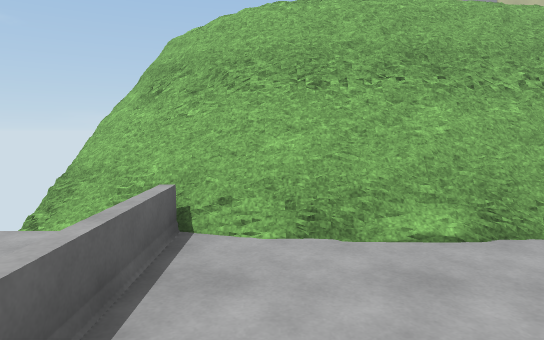
view 1 (above)

18 first-person views from a walk through a Unity game level. The camera is 1.4 m above the floor, tilts 6° down and sees 75° across. The floor is counted in squares, 1 m on a side. Each view is taken from the middle of a square. On the plan, view 1 faces up. The plan holds only what a view shows up to about 15 squares ahead; the rest is blank. The place goes on beyond the plan. Some animated figures are not drawn. Some surface patterns are stand-ins.

view 2
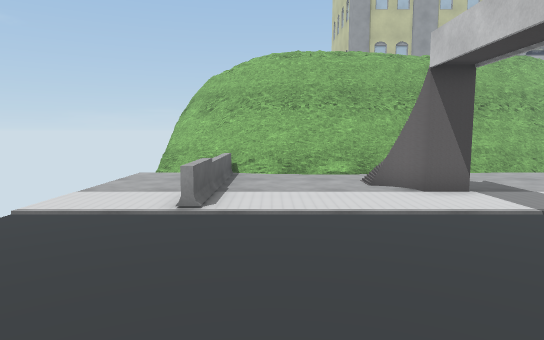

view 3
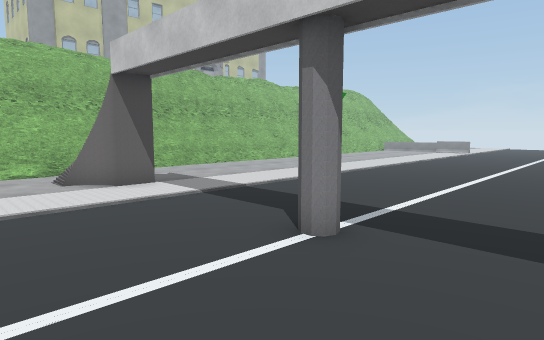

view 4
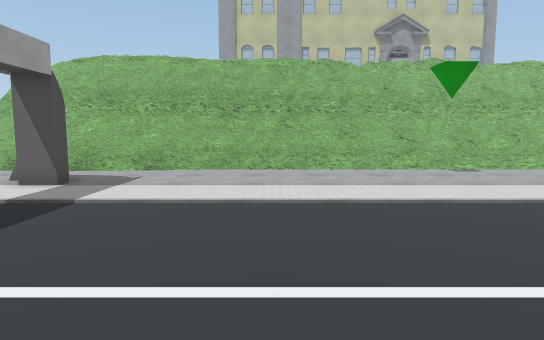

view 5
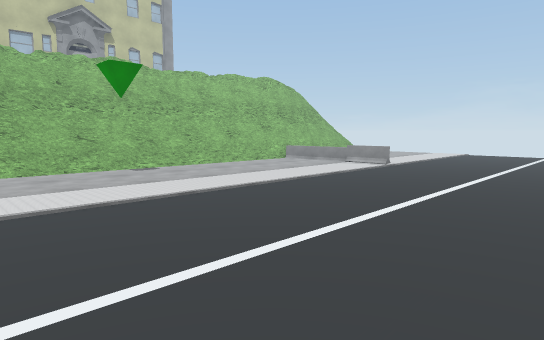

view 6
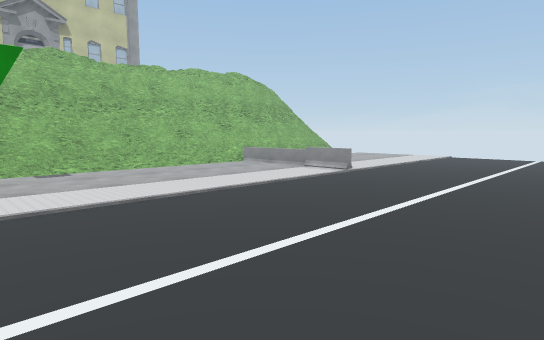

view 7
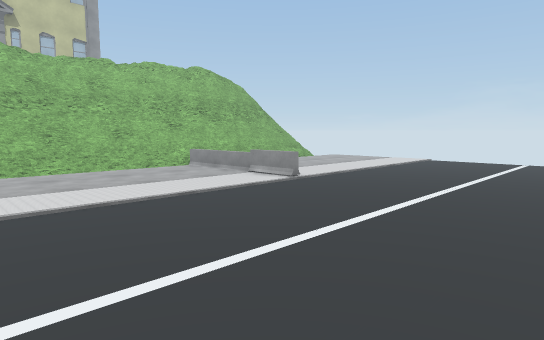

view 8
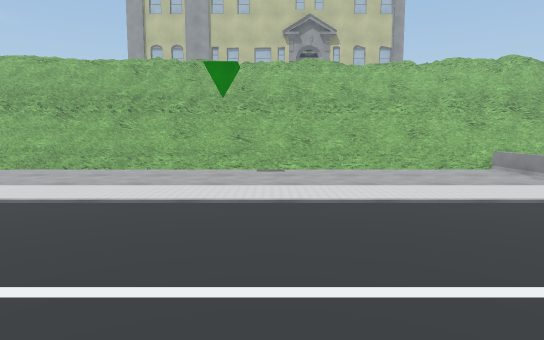

view 9
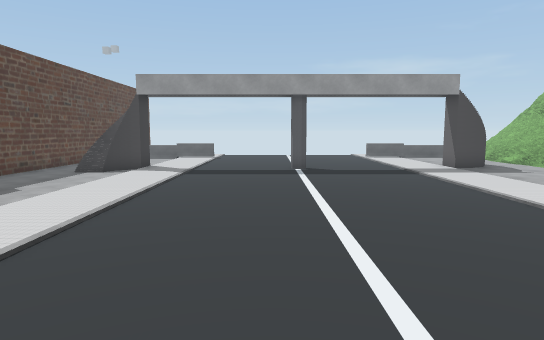

view 10
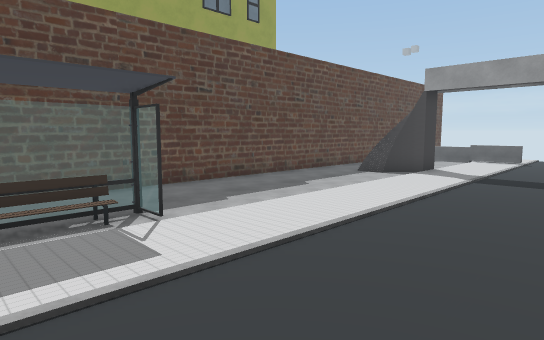

view 11
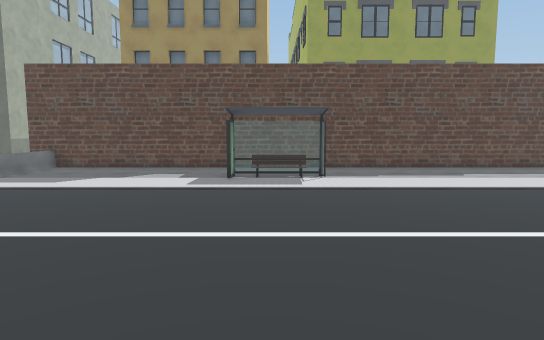

view 12
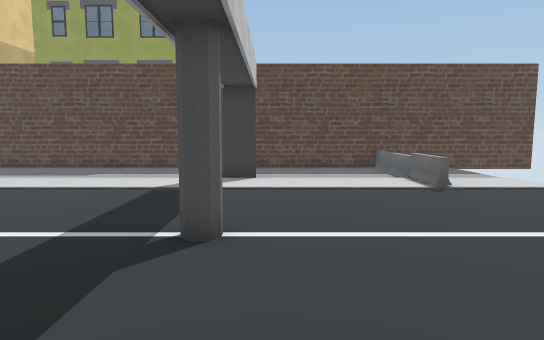

view 13
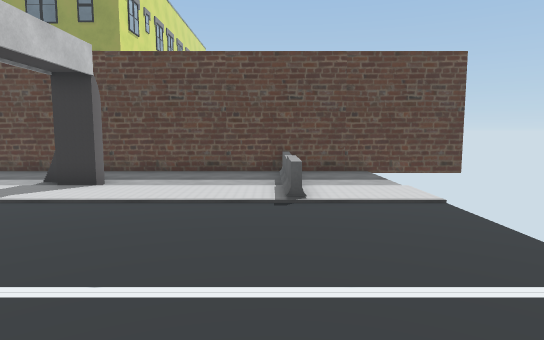

view 14
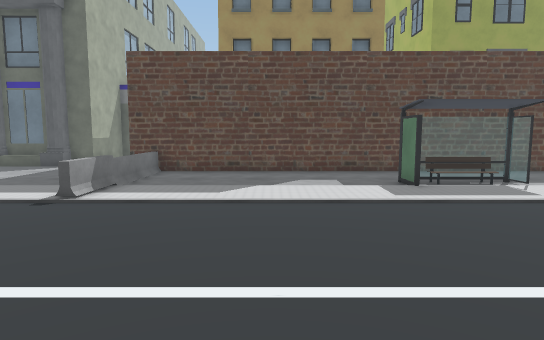

view 15
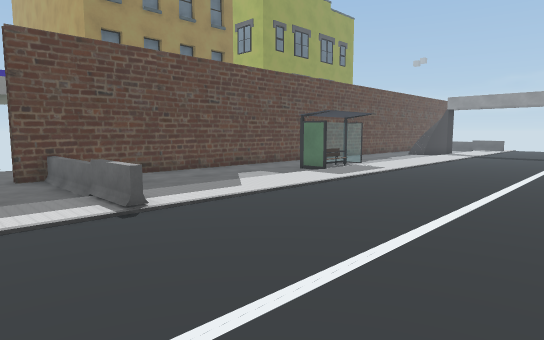

view 16
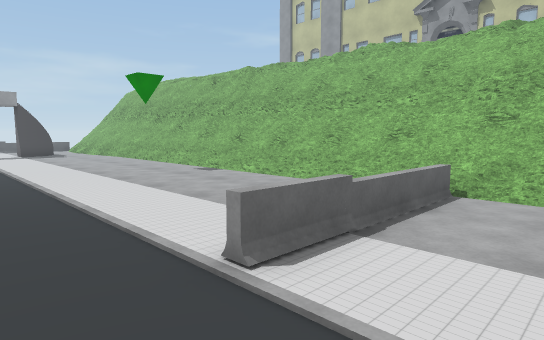

view 17
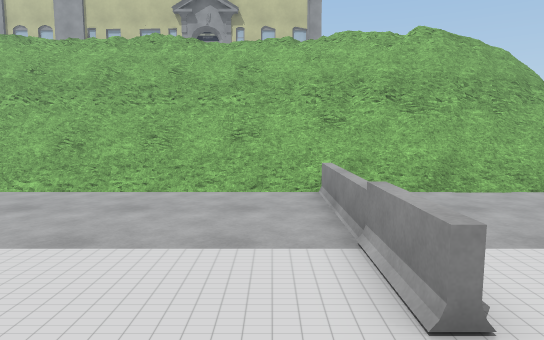

view 18
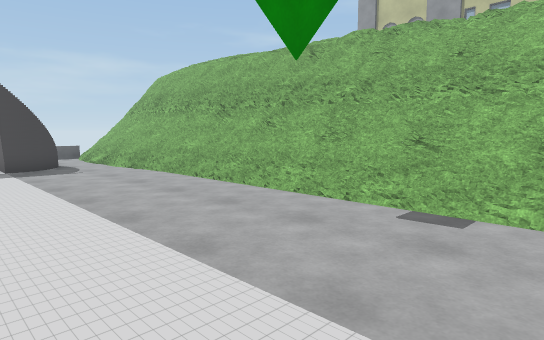

### Floor plan
Key: @ floor where view 1 was taken; # wall or solid block; x gap in a wall; . main floor; : floor 0.25 m higher than the main floor; + floor 0.5 m higher than the main floor; / step, stairs or slope; = window, fence, low wall or low ledge; B bench; O other object.
Columns run from 5 left of view 1 to 28 right of it. Each row starts with its distance up from view 1.
  8                  ######### #######
  7  =####  ###########=#=#O#####=#=##
  6  #==######=#=#===#==....===##OO==#
  5  ..======+::.///.////.........=#.#
  4  ...=.........................=...
  3  ...=...=.....................=...
  2  ...=...##....................=...
  1  ...x....#....................x...
  0  ...=@........................=...
 -1  ...=.........................=...
 -2  .................................
 -3   ................................
 -4   ................................
 -5  ........#........................
 -6  .................................
 -7  .................................
 -8  ................................
 -9  ...=.........................=..
-10  ...=.........................=..
-11  ...=....#............O.......=...
-12  ...=....#O........OBBO.......=...
-13  ...=.....=...................=...
-14  ...=.........................=...
-15 ################################

Where each view was taken, in squares from view 1:
view 1: 0 up, 0 right, facing up
view 2: 7 down, 0 right, facing up
view 3: 8 down, 0 right, facing up-right
view 4: 8 down, 10 right, facing up
view 5: 8 down, 11 right, facing up-right
view 6: 8 down, 14 right, facing up-right
view 7: 8 down, 17 right, facing up-right
view 8: 8 down, 17 right, facing up
view 9: 6 down, 18 right, facing left
view 10: 6 down, 17 right, facing down-left
view 11: 0 up, 16 right, facing down
view 12: 0 up, 3 right, facing down
view 13: 2 down, 1 left, facing down
view 14: 2 down, 21 right, facing down
view 15: 3 down, 28 right, facing down-left
view 16: 3 down, 28 right, facing up-left
view 17: 3 down, 24 right, facing up
view 18: 1 down, 19 right, facing up-left
